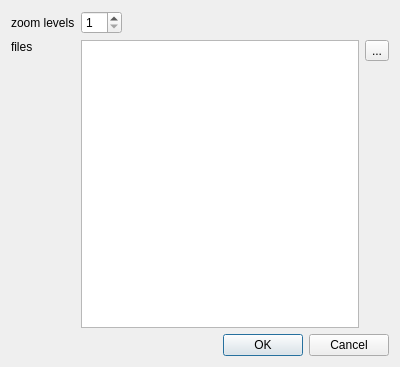
<ui version="4.0" >
 <class>IDlgEditMapLevel</class>
 <widget class="QDialog" name="IDlgEditMapLevel" >
  <property name="geometry" >
   <rect>
    <x>0</x>
    <y>0</y>
    <width>400</width>
    <height>367</height>
   </rect>
  </property>
  <property name="windowTitle" >
   <string>Edit map level ...</string>
  </property>
  <layout class="QVBoxLayout" >
   <item>
    <layout class="QGridLayout" >
     <item row="0" column="0" >
      <widget class="QLabel" name="label" >
       <property name="text" >
        <string>zoom levels</string>
       </property>
      </widget>
     </item>
     <item row="0" column="1" >
      <layout class="QHBoxLayout" >
       <item>
        <widget class="QSpinBox" name="spinZoom" >
         <property name="minimum" >
          <number>1</number>
         </property>
         <property name="maximum" >
          <number>20</number>
         </property>
        </widget>
       </item>
       <item>
        <spacer>
         <property name="orientation" >
          <enum>Qt::Horizontal</enum>
         </property>
         <property name="sizeHint" >
          <size>
           <width>40</width>
           <height>20</height>
          </size>
         </property>
        </spacer>
       </item>
      </layout>
     </item>
     <item row="1" column="0" >
      <widget class="QLabel" name="label_2" >
       <property name="text" >
        <string>files</string>
       </property>
       <property name="alignment" >
        <set>Qt::AlignLeading|Qt::AlignLeft|Qt::AlignTop</set>
       </property>
      </widget>
     </item>
     <item row="1" column="1" >
      <layout class="QHBoxLayout" >
       <item>
        <widget class="QListWidget" name="listFiles" />
       </item>
       <item>
        <layout class="QVBoxLayout" >
         <item>
          <widget class="QToolButton" name="toolFiles" >
           <property name="text" >
            <string>...</string>
           </property>
          </widget>
         </item>
         <item>
          <spacer>
           <property name="orientation" >
            <enum>Qt::Vertical</enum>
           </property>
           <property name="sizeHint" >
            <size>
             <width>20</width>
             <height>40</height>
            </size>
           </property>
          </spacer>
         </item>
        </layout>
       </item>
      </layout>
     </item>
    </layout>
   </item>
   <item>
    <widget class="QDialogButtonBox" name="buttonBox" >
     <property name="orientation" >
      <enum>Qt::Horizontal</enum>
     </property>
     <property name="standardButtons" >
      <set>QDialogButtonBox::Cancel|QDialogButtonBox::NoButton|QDialogButtonBox::Ok</set>
     </property>
    </widget>
   </item>
  </layout>
 </widget>
 <resources/>
 <connections>
  <connection>
   <sender>buttonBox</sender>
   <signal>accepted()</signal>
   <receiver>IDlgEditMapLevel</receiver>
   <slot>accept()</slot>
   <hints>
    <hint type="sourcelabel" >
     <x>248</x>
     <y>254</y>
    </hint>
    <hint type="destinationlabel" >
     <x>157</x>
     <y>274</y>
    </hint>
   </hints>
  </connection>
  <connection>
   <sender>buttonBox</sender>
   <signal>rejected()</signal>
   <receiver>IDlgEditMapLevel</receiver>
   <slot>reject()</slot>
   <hints>
    <hint type="sourcelabel" >
     <x>316</x>
     <y>260</y>
    </hint>
    <hint type="destinationlabel" >
     <x>286</x>
     <y>274</y>
    </hint>
   </hints>
  </connection>
 </connections>
</ui>
